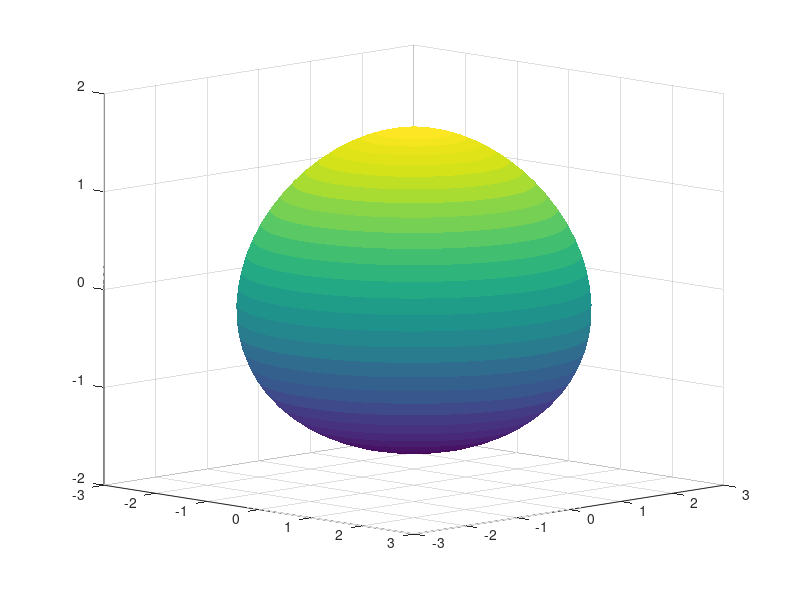

Recreate this plot in MATLAB.
clear
c = 0.3;
b = -1.65;
u=[0:.1:2*pi];
v=[0:.1:2*pi];

[U,V]=meshgrid(u,v)
x=(1+c.*V).*cos(U).*sin(V);
y=(1+c.*V).*sin(U).*sin(V);
z=b.*cos(V);

figure
surf(x,y,z)
view(45,10)
shading flat